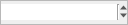
<?xml version="1.0" encoding="UTF-8"?>
<ui version="4.0">
 <class>TimecodeDisplay_UI</class>
 <widget class="QWidget" name="TimecodeDisplay_UI">
  <property name="geometry">
   <rect>
    <x>0</x>
    <y>0</y>
    <width>128</width>
    <height>25</height>
   </rect>
  </property>
  <property name="windowTitle">
   <string>Form</string>
  </property>
  <layout class="QGridLayout" name="gridLayout_2">
   <property name="margin">
    <number>0</number>
   </property>
   <property name="horizontalSpacing">
    <number>-1</number>
   </property>
   <item row="0" column="0">
    <widget class="QFrame" name="frame">
     <property name="styleSheet">
      <string notr="true">QToolButton {border: 0px;}</string>
     </property>
     <property name="frameShape">
      <enum>QFrame::StyledPanel</enum>
     </property>
     <property name="frameShadow">
      <enum>QFrame::Raised</enum>
     </property>
     <layout class="QGridLayout" name="gridLayout">
      <property name="margin">
       <number>0</number>
      </property>
      <property name="spacing">
       <number>0</number>
      </property>
      <item row="0" column="0">
       <widget class="KRestrictedLine" name="lineedit">
        <property name="sizePolicy">
         <sizepolicy hsizetype="MinimumExpanding" vsizetype="Minimum">
          <horstretch>0</horstretch>
          <verstretch>0</verstretch>
         </sizepolicy>
        </property>
        <property name="autoFillBackground">
         <bool>false</bool>
        </property>
        <property name="frame">
         <bool>false</bool>
        </property>
        <property name="alignment">
         <set>Qt::AlignRight|Qt::AlignTrailing|Qt::AlignVCenter</set>
        </property>
       </widget>
      </item>
      <item row="0" column="2">
       <layout class="QVBoxLayout" name="verticalLayout">
        <property name="spacing">
         <number>1</number>
        </property>
        <item>
         <widget class="QToolButton" name="uparrow">
          <property name="text">
           <string>...</string>
          </property>
          <property name="iconSize">
           <size>
            <width>4</width>
            <height>4</height>
           </size>
          </property>
          <property name="autoRaise">
           <bool>true</bool>
          </property>
          <property name="arrowType">
           <enum>Qt::UpArrow</enum>
          </property>
         </widget>
        </item>
        <item>
         <widget class="QToolButton" name="downarrow">
          <property name="text">
           <string>...</string>
          </property>
          <property name="iconSize">
           <size>
            <width>4</width>
            <height>4</height>
           </size>
          </property>
          <property name="autoRaise">
           <bool>true</bool>
          </property>
          <property name="arrowType">
           <enum>Qt::DownArrow</enum>
          </property>
         </widget>
        </item>
       </layout>
      </item>
      <item row="0" column="1">
       <widget class="Line" name="line">
        <property name="orientation">
         <enum>Qt::Vertical</enum>
        </property>
       </widget>
      </item>
     </layout>
    </widget>
   </item>
  </layout>
 </widget>
 <customwidgets>
  <customwidget>
   <class>KLineEdit</class>
   <extends>QLineEdit</extends>
   <header>klineedit.h</header>
  </customwidget>
  <customwidget>
   <class>KRestrictedLine</class>
   <extends>KLineEdit</extends>
   <header>krestrictedline.h</header>
  </customwidget>
 </customwidgets>
 <resources/>
 <connections/>
</ui>
